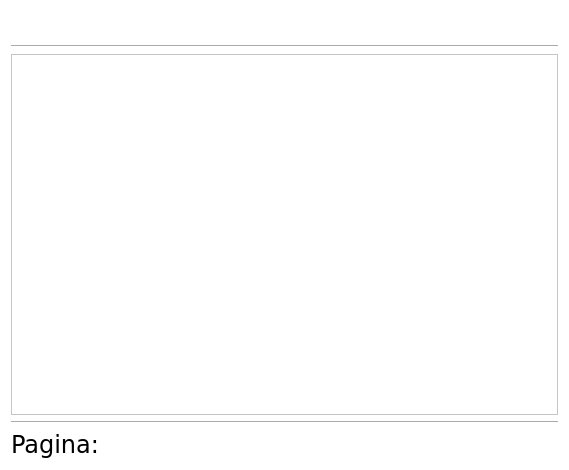
<?xml version="1.0" encoding="UTF-8"?>
<ui version="4.0">
 <class>pmodellist</class>
 <widget class="QWidget" name="pmodellist">
  <property name="geometry">
   <rect>
    <x>0</x>
    <y>0</y>
    <width>569</width>
    <height>470</height>
   </rect>
  </property>
  <property name="windowTitle">
   <string>Form</string>
  </property>
  <property name="styleSheet">
   <string notr="true">/*QWidget#plist, QWidget#scrollArea{
	background-color: rgb(255, 255, 255);
}*/
QWidget{
	background-color: rgb(255, 255, 255);
}</string>
  </property>
  <layout class="QVBoxLayout" name="verticalLayout">
   <item>
    <layout class="QHBoxLayout" name="horizontalLayout">
     <item>
      <widget class="QLabel" name="titleLabel">
       <property name="font">
        <font>
         <family>Verdana</family>
         <pointsize>18</pointsize>
        </font>
       </property>
       <property name="text">
        <string>&lt;Titulo&gt;</string>
       </property>
       <property name="alignment">
        <set>Qt::AlignLeading|Qt::AlignLeft|Qt::AlignVCenter</set>
       </property>
      </widget>
     </item>
     <item>
      <widget class="QLabel" name="dateLabel">
       <property name="font">
        <font>
         <family>Verdana</family>
         <pointsize>18</pointsize>
        </font>
       </property>
       <property name="text">
        <string>&lt;fecha&gt;</string>
       </property>
       <property name="alignment">
        <set>Qt::AlignRight|Qt::AlignTrailing|Qt::AlignVCenter</set>
       </property>
      </widget>
     </item>
    </layout>
   </item>
   <item>
    <widget class="Line" name="line">
     <property name="orientation">
      <enum>Qt::Horizontal</enum>
     </property>
    </widget>
   </item>
   <item>
    <widget class="QTableWidget" name="tableWidget">
     <property name="verticalScrollBarPolicy">
      <enum>Qt::ScrollBarAlwaysOff</enum>
     </property>
     <property name="horizontalScrollBarPolicy">
      <enum>Qt::ScrollBarAlwaysOff</enum>
     </property>
     <attribute name="verticalHeaderVisible">
      <bool>true</bool>
     </attribute>
    </widget>
   </item>
   <item>
    <widget class="Line" name="line_2">
     <property name="orientation">
      <enum>Qt::Horizontal</enum>
     </property>
    </widget>
   </item>
   <item>
    <widget class="QLabel" name="pageLabel">
     <property name="font">
      <font>
       <family>Verdana</family>
       <pointsize>18</pointsize>
      </font>
     </property>
     <property name="text">
      <string>Pagina: </string>
     </property>
    </widget>
   </item>
  </layout>
 </widget>
 <resources/>
 <connections/>
</ui>
